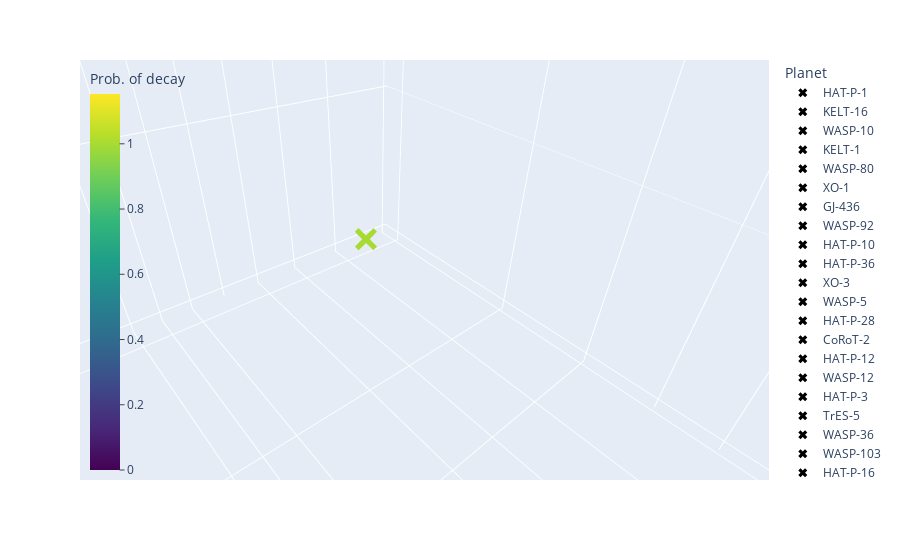

The cell this chart's notebook holds for it:
### Code cell
labels = {"prob_dP_dE_less_than_0": "Prob. of decay", "median_spacing": "Median transit spacing", "transit_count": "Transit count", "median_error_seconds": "Median measurement uncertainty [s]"}
fig = px.scatter_3d(planets, x="transit_count", y="median_spacing", z="median_error_seconds", symbol="Planet", symbol_sequence=["x"], color="prob_dP_dE_less_than_0", color_continuous_scale=px.colors.sequential.Viridis, log_x=True, log_y=True, log_z=True, labels=labels, height=1000)
fig.update_layout(coloraxis_colorbar=dict(yanchor="top", y=1, x=0,
                                          ticks="outside"))
fig.show()

### Figure 1 — Plotly figure (JSON) as saved in the notebook; plotly's stock layout.template omitted (floating-point values rounded to 4 significant figures)
{"data": [{"hovertemplate": "Planet=HAT-P-1<br>Transit count=%{x}<br>Median transit spacing=%{y}<br>Median measurement uncertainty [s]=%{z}<br>Prob. of decay=%{marker.color}<extra></extra>", "legendgroup": "HAT-P-1", "marker": {"color": [0.6527], "coloraxis": "coloraxis", "symbol": "x"}, "mode": "markers", "name": "HAT-P-1", "scene": "scene", "showlegend": true, "type": "scatter3d", "x": [32], "y": [2], "z": [92.45]}, {"hovertemplate": "Planet=KELT-16<br>Transit count=%{x}<br>Median transit spacing=%{y}<br>Median measurement uncertainty [s]=%{z}<br>Prob. of decay=%{marker.color}<extra></extra>", "legendgroup": "KELT-16", "marker": {"color": [1.0], "coloraxis": "coloraxis", "symbol": "x"}, "mode": "markers", "name": "KELT-16", "scene": "scene", "showlegend": true, "type": "scatter3d", "x": [66], "y": [2], "z": [73.44]}, {"hovertemplate": "Planet=WASP-10<br>Transit count=%{x}<br>Median transit spacing=%{y}<br>Median measurement uncertainty [s]=%{z}<br>Prob. of decay=%{marker.color}<extra></extra>", "legendgroup": "WASP-10", "marker": {"color": [1.0], "coloraxis": "coloraxis", "symbol": "x"}, "mode": "markers", "name": "WASP-10", "scene": "scene", "showlegend": true, "type": "scatter3d", "x": [174], "y": [1], "z": [50.54]}, {"hovertemplate": "Planet=KELT-1<br>Transit count=%{x}<br>Median transit spacing=%{y}<br>Median measurement uncertainty [s]=%{z}<br>Prob. of decay=%{marker.color}<extra></extra>", "legendgroup": "KELT-1", "marker": {"color": [1.0], "coloraxis": "coloraxis", "symbol": "x"}, "mode": "markers", "name": "KELT-1", "scene": "scene", "showlegend": true, "type": "scatter3d", "x": [54], "y": [14], "z": [83.38]}, {"hovertemplate": "Planet=WASP-80<br>Transit count=%{x}<br>Median transit spacing=%{y}<br>Median measurement uncertainty [s]=%{z}<br>Prob. of decay=%{marker.color}<extra></extra>", "legendgroup": "WASP-80", "marker": {"color": [0.5185], "coloraxis": "coloraxis", "symbol": "x"}, "mode": "markers", "name": "WASP-80", "scene": "scene", "showlegend": true, "type": "scatter3d", "x": [56], "y": [1], "z": [42.34]}, {"hovertemplate": "Planet=XO-1<br>Transit count=%{x}<br>Median transit spacing=%{y}<br>Median measurement uncertainty [s]=%{z}<br>Prob. of decay=%{marker.color}<extra></extra>", "legendgroup": "XO-1", "marker": {"color": [0.9785], "coloraxis": "coloraxis", "symbol": "x"}, "mode": "markers", "name": "XO-1", "scene": "scene", "showlegend": true, "type": "scatter3d", "x": [94], "y": [2], "z": [70.42]}, {"hovertemplate": "Planet=GJ-436<br>Transit count=%{x}<br>Median transit spacing=%{y}<br>Median measurement uncertainty [s]=%{z}<br>Prob. of decay=%{marker.color}<extra></extra>", "legendgroup": "GJ-436", "marker": {"color": [5.75e-07], "coloraxis": "coloraxis", "symbol": "x"}, "mode": "markers", "name": "GJ-436", "scene": "scene", "showlegend": true, "type": "scatter3d", "x": [101], "y": [4], "z": [69.98]}, {"hovertemplate": "Planet=WASP-92<br>Transit count=%{x}<br>Median transit spacing=%{y}<br>Median measurement uncertainty [s]=%{z}<br>Prob. of decay=%{marker.color}<extra></extra>", "legendgroup": "WASP-92", "marker": {"color": [0.9991], "coloraxis": "coloraxis", "symbol": "x"}, "mode": "markers", "name": "WASP-92", "scene": "scene", "showlegend": true, "type": "scatter3d", "x": [33], "y": [11], "z": [89.86]}, {"hovertemplate": "Planet=HAT-P-10<br>Transit count=%{x}<br>Median transit spacing=%{y}<br>Median measurement uncertainty [s]=%{z}<br>Prob. of decay=%{marker.color}<extra></extra>", "legendgroup": "HAT-P-10", "marker": {"color": [8.681e-13], "coloraxis": "coloraxis", "symbol": "x"}, "mode": "markers", "name": "HAT-P-10", "scene": "scene", "showlegend": true, "type": "scatter3d", "x": [101], "y": [3], "z": [60.48]}, {"hovertemplate": "Planet=HAT-P-36<br>Transit count=%{x}<br>Median transit spacing=%{y}<br>Median measurement uncertainty [s]=%{z}<br>Prob. of decay=%{marker.color}<extra></extra>", "legendgroup": "HAT-P-36", "marker": {"color": [1.176e-11], "coloraxis": "coloraxis", "symbol": "x"}, "mode": "markers", "name": "HAT-P-36", "scene": "scene", "showlegend": true, "type": "scatter3d", "x": [193], "y": [3], "z": [74.3]}, {"hovertemplate": "Planet=XO-3<br>Transit count=%{x}<br>Median transit spacing=%{y}<br>Median measurement uncertainty [s]=%{z}<br>Prob. of decay=%{marker.color}<extra></extra>", "legendgroup": "XO-3", "marker": {"color": [1], "coloraxis": "coloraxis", "symbol": "x"}, "mode": "markers", "name": "XO-3", "scene": "scene", "showlegend": true, "type": "scatter3d", "x": [50], "y": [13], "z": [105.0]}, {"hovertemplate": "Planet=WASP-5<br>Transit count=%{x}<br>Median transit spacing=%{y}<br>Median measurement uncertainty [s]=%{z}<br>Prob. of decay=%{marker.color}<extra></extra>", "legendgroup": "WASP-5", "marker": {"color": [0.06134], "coloraxis": "coloraxis", "symbol": "x"}, "mode": "markers", "name": "WASP-5", "scene": "scene", "showlegend": true, "type": "scatter3d", "x": [40], "y": [26], "z": [42.77]}, {"hovertemplate": "Planet=HAT-P-28<br>Transit count=%{x}<br>Median transit spacing=%{y}<br>Median measurement uncertainty [s]=%{z}<br>Prob. of decay=%{marker.color}<extra></extra>", "legendgroup": "HAT-P-28", "marker": {"color": [0.5082], "coloraxis": "coloraxis", "symbol": "x"}, "mode": "markers", "name": "HAT-P-28", "scene": "scene", "showlegend": true, "type": "scatter3d", "x": [37], "y": [10.5], "z": [94.18]}, {"hovertemplate": "Planet=CoRoT-2<br>Transit count=%{x}<br>Median transit spacing=%{y}<br>Median measurement uncertainty [s]=%{z}<br>Prob. of decay=%{marker.color}<extra></extra>", "legendgroup": "CoRoT-2", "marker": {"color": [8.228e-18], "coloraxis": "coloraxis", "symbol": "x"}, "mode": "markers", "name": "CoRoT-2", "scene": "scene", "showlegend": true, "type": "scatter3d", "x": [91], "y": [4], "z": [50.98]}, {"hovertemplate": "Planet=HAT-P-12<br>Transit count=%{x}<br>Median transit spacing=%{y}<br>Median measurement uncertainty [s]=%{z}<br>Prob. of decay=%{marker.color}<extra></extra>", "legendgroup": "HAT-P-12", "marker": {"color": [0.9829], "coloraxis": "coloraxis", "symbol": "x"}, "mode": "markers", "name": "HAT-P-12", "scene": "scene", "showlegend": true, "type": "scatter3d", "x": [105], "y": [4], "z": [58.75]}, {"hovertemplate": "Planet=WASP-12<br>Transit count=%{x}<br>Median transit spacing=%{y}<br>Median measurement uncertainty [s]=%{z}<br>Prob. of decay=%{marker.color}<extra></extra>", "legendgroup": "WASP-12", "marker": {"color": [1], "coloraxis": "coloraxis", "symbol": "x"}, "mode": "markers", "name": "WASP-12", "scene": "scene", "showlegend": true, "type": "scatter3d", "x": [257], "y": [3.5], "z": [67.39]}, {"hovertemplate": "Planet=HAT-P-3<br>Transit count=%{x}<br>Median transit spacing=%{y}<br>Median measurement uncertainty [s]=%{z}<br>Prob. of decay=%{marker.color}<extra></extra>", "legendgroup": "HAT-P-3", "marker": {"color": [0.9773], "coloraxis": "coloraxis", "symbol": "x"}, "mode": "markers", "name": "HAT-P-3", "scene": "scene", "showlegend": true, "type": "scatter3d", "x": [146], "y": [2], "z": [70.85]}, {"hovertemplate": "Planet=TrES-5<br>Transit count=%{x}<br>Median transit spacing=%{y}<br>Median measurement uncertainty [s]=%{z}<br>Prob. of decay=%{marker.color}<extra></extra>", "legendgroup": "TrES-5", "marker": {"color": [0.9987], "coloraxis": "coloraxis", "symbol": "x"}, "mode": "markers", "name": "TrES-5", "scene": "scene", "showlegend": true, "type": "scatter3d", "x": [233], "y": [2.5], "z": [59.62]}, {"hovertemplate": "Planet=WASP-36<br>Transit count=%{x}<br>Median transit spacing=%{y}<br>Median measurement uncertainty [s]=%{z}<br>Prob. of decay=%{marker.color}<extra></extra>", "legendgroup": "WASP-36", "marker": {"color": [0.01705], "coloraxis": "coloraxis", "symbol": "x"}, "mode": "markers", "name": "WASP-36", "scene": "scene", "showlegend": true, "type": "scatter3d", "x": [50], "y": [10], "z": [82.08]}, {"hovertemplate": "Planet=WASP-103<br>Transit count=%{x}<br>Median transit spacing=%{y}<br>Median measurement uncertainty [s]=%{z}<br>Prob. of decay=%{marker.color}<extra></extra>", "legendgroup": "WASP-103", "marker": {"color": [0.9733], "coloraxis": "coloraxis", "symbol": "x"}, "mode": "markers", "name": "WASP-103", "scene": "scene", "showlegend": true, "type": "scatter3d", "x": [49], "y": [23.5], "z": [93.31]}, {"hovertemplate": "Planet=HAT-P-16<br>Transit count=%{x}<br>Median transit spacing=%{y}<br>Median measurement uncertainty [s]=%{z}<br>Prob. of decay=%{marker.color}<extra></extra>", "legendgroup": "HAT-P-16", "marker": {"color": [0.2589], "coloraxis": "coloraxis", "symbol": "x"}, "mode": "markers", "name": "HAT-P-16", "scene": "scene", "showlegend": true, "type": "scatter3d", "x": [71], "y": [9], "z": [72.58]}, {"hovertemplate": "Planet=HAT-P-32<br>Transit count=%{x}<br>Median transit spacing=%{y}<br>Median measurement uncertainty [s]=%{z}<br>Prob. of decay=%{marker.color}<extra></extra>", "legendgroup": "HAT-P-32", "marker": {"color": [1.0], "coloraxis": "coloraxis", "symbol": "x"}, "mode": "markers", "name": "HAT-P-32", "scene": "scene", "showlegend": true, "type": "scatter3d", "x": [142], "y": [5], "z": [50.11]}, {"hovertemplate": "Planet=WASP-1<br>Transit count=%{x}<br>Median transit spacing=%{y}<br>Median measurement uncertainty [s]=%{z}<br>Prob. of decay=%{marker.color}<extra></extra>", "legendgroup": "WASP-1", "marker": {"color": [0.1099], "coloraxis": "coloraxis", "symbol": "x"}, "mode": "markers", "name": "WASP-1", "scene": "scene", "showlegend": true, "type": "scatter3d", "x": [54], "y": [11], "z": [91.58]}, {"hovertemplate": "Planet=HAT-P-20<br>Transit count=%{x}<br>Median transit spacing=%{y}<br>Median measurement uncertainty [s]=%{z}<br>Prob. of decay=%{marker.color}<extra></extra>", "legendgroup": "HAT-P-20", "marker": {"color": [0.9696], "coloraxis": "coloraxis", "symbol": "x"}, "mode": "markers", "name": "HAT-P-20", "scene": "scene", "showlegend": true, "type": "scatter3d", "x": [105], "y": [5], "z": [52.7]}, {"hovertemplate": "Planet=WASP-43<br>Transit count=%{x}<br>Median transit spacing=%{y}<br>Median measurement uncertainty [s]=%{z}<br>Prob. of decay=%{marker.color}<extra></extra>", "legendgroup": "WASP-43", "marker": {"color": [1.0], "coloraxis": "coloraxis", "symbol": "x"}, "mode": "markers", "name": "WASP-43", "scene": "scene", "showlegend": true, "type": "scatter3d", "x": [162], "y": [6], "z": [48.82]}, {"hovertemplate": "Planet=TrES-1<br>Transit count=%{x}<br>Median transit spacing=%{y}<br>Median measurement uncertainty [s]=%{z}<br>Prob. of decay=%{marker.color}<extra></extra>", "legendgroup": "TrES-1", "marker": {"color": [0.9998], "coloraxis": "coloraxis", "symbol": "x"}, "mode": "markers", "name": "TrES-1", "scene": "scene", "showlegend": true, "type": "scatter3d", "x": [169], "y": [1], "z": [48.38]}, {"hovertemplate": "Planet=HD209458<br>Transit count=%{x}<br>Median transit spacing=%{y}<br>Median measurement uncertainty [s]=%{z}<br>Prob. of decay=%{marker.color}<extra></extra>", "legendgroup": "HD209458", "marker": {"color": [0.2946], "coloraxis": "coloraxis", "symbol": "x"}, "mode": "markers", "name": "HD209458", "scene": "scene", "showlegend": true, "type": "scatter3d", "x": [63], "y": [2], "z": [53.57]}, {"hovertemplate": "Planet=WASP-14<br>Transit count=%{x}<br>Median transit spacing=%{y}<br>Median measurement uncertainty [s]=%{z}<br>Prob. of decay=%{marker.color}<extra></extra>", "legendgroup": "WASP-14", "marker": {"color": [2.557e-09], "coloraxis": "coloraxis", "symbol": "x"}, "mode": "markers", "name": "WASP-14", "scene": "scene", "showlegend": true, "type": "scatter3d", "x": [36], "y": [12], "z": [94.61]}, {"hovertemplate": "Planet=TrES-3<br>Transit count=%{x}<br>Median transit spacing=%{y}<br>Median measurement uncertainty [s]=%{z}<br>Prob. of decay=%{marker.color}<extra></extra>", "legendgroup": "TrES-3", "marker": {"color": [1.0], "coloraxis": "coloraxis", "symbol": "x"}, "mode": "markers", "name": "TrES-3", "scene": "scene", "showlegend": true, "type": "scatter3d", "x": [465], "y": [3], "z": [56.16]}, {"hovertemplate": "Planet=HAT-P-5<br>Transit count=%{x}<br>Median transit spacing=%{y}<br>Median measurement uncertainty [s]=%{z}<br>Prob. of decay=%{marker.color}<extra></extra>", "legendgroup": "HAT-P-5", "marker": {"color": [1.0], "coloraxis": "coloraxis", "symbol": "x"}, "mode": "markers", "name": "HAT-P-5", "scene": "scene", "showlegend": true, "type": "scatter3d", "x": [73], "y": [5.5], "z": [95.04]}, {"hovertemplate": "Planet=Qatar-1<br>Transit count=%{x}<br>Median transit spacing=%{y}<br>Median measurement uncertainty [s]=%{z}<br>Prob. of decay=%{marker.color}<extra></extra>", "legendgroup": "Qatar-1", "marker": {"color": [0.7888], "coloraxis": "coloraxis", "symbol": "x"}, "mode": "markers", "name": "Qatar-1", "scene": "scene", "showlegend": true, "type": "scatter3d", "x": [417], "y": [4], "z": [52.7]}, {"hovertemplate": "Planet=WASP-65<br>Transit count=%{x}<br>Median transit spacing=%{y}<br>Median measurement uncertainty [s]=%{z}<br>Prob. of decay=%{marker.color}<extra></extra>", "legendgroup": "WASP-65", "marker": {"color": [0.607], "coloraxis": "coloraxis", "symbol": "x"}, "mode": "markers", "name": "WASP-65", "scene": "scene", "showlegend": true, "type": "scatter3d", "x": [39], "y": [7.5], "z": [76.03]}, {"hovertemplate": "Planet=HAT-P-18<br>Transit count=%{x}<br>Median transit spacing=%{y}<br>Median measurement uncertainty [s]=%{z}<br>Prob. of decay=%{marker.color}<extra></extra>", "legendgroup": "HAT-P-18", "marker": {"color": [0.9904], "coloraxis": "coloraxis", "symbol": "x"}, "mode": "markers", "name": "HAT-P-18", "scene": "scene", "showlegend": true, "type": "scatter3d", "x": [36], "y": [2], "z": [83.38]}, {"hovertemplate": "Planet=HAT-P-22<br>Transit count=%{x}<br>Median transit spacing=%{y}<br>Median measurement uncertainty [s]=%{z}<br>Prob. of decay=%{marker.color}<extra></extra>", "legendgroup": "HAT-P-22", "marker": {"color": [1.0], "coloraxis": "coloraxis", "symbol": "x"}, "mode": "markers", "name": "HAT-P-22", "scene": "scene", "showlegend": true, "type": "scatter3d", "x": [62], "y": [5], "z": [72.58]}, {"hovertemplate": "Planet=HAT-P-53<br>Transit count=%{x}<br>Median transit spacing=%{y}<br>Median measurement uncertainty [s]=%{z}<br>Prob. of decay=%{marker.color}<extra></extra>", "legendgroup": "HAT-P-53", "marker": {"color": [1.0], "coloraxis": "coloraxis", "symbol": "x"}, "mode": "markers", "name": "HAT-P-53", "scene": "scene", "showlegend": true, "type": "scatter3d", "x": [36], "y": [23], "z": [118.4]}, {"hovertemplate": "Planet=WASP-3<br>Transit count=%{x}<br>Median transit spacing=%{y}<br>Median measurement uncertainty [s]=%{z}<br>Prob. of decay=%{marker.color}<extra></extra>", "legendgroup": "WASP-3", "marker": {"color": [0.3706], "coloraxis": "coloraxis", "symbol": "x"}, "mode": "markers", "name": "WASP-3", "scene": "scene", "showlegend": true, "type": "scatter3d", "x": [159], "y": [6.5], "z": [79.49]}, {"hovertemplate": "Planet=XO-5<br>Transit count=%{x}<br>Median transit spacing=%{y}<br>Median measurement uncertainty [s]=%{z}<br>Prob. of decay=%{marker.color}<extra></extra>", "legendgroup": "XO-5", "marker": {"color": [1.797e-35], "coloraxis": "coloraxis", "symbol": "x"}, "mode": "markers", "name": "XO-5", "scene": "scene", "showlegend": true, "type": "scatter3d", "x": [57], "y": [6.5], "z": [101.1]}, {"hovertemplate": "Planet=HAT-P-30<br>Transit count=%{x}<br>Median transit spacing=%{y}<br>Median measurement uncertainty [s]=%{z}<br>Prob. of decay=%{marker.color}<extra></extra>", "legendgroup": "HAT-P-30", "marker": {"color": [0.9069], "coloraxis": "coloraxis", "symbol": "x"}, "mode": "markers", "name": "HAT-P-30", "scene": "scene", "showlegend": true, "type": "scatter3d", "x": [52], "y": [6], "z": [106.7]}, {"hovertemplate": "Planet=HAT-P-11<br>Transit count=%{x}<br>Median transit spacing=%{y}<br>Median measurement uncertainty [s]=%{z}<br>Prob. of decay=%{marker.color}<extra></extra>", "legendgroup": "HAT-P-11", "marker": {"color": [0.9994], "coloraxis": "coloraxis", "symbol": "x"}, "mode": "markers", "name": "HAT-P-11", "scene": "scene", "showlegend": true, "type": "scatter3d", "x": [36], "y": [1], "z": [10.37]}, {"hovertemplate": "Planet=Kepler-17<br>Transit count=%{x}<br>Median transit spacing=%{y}<br>Median measurement uncertainty [s]=%{z}<br>Prob. of decay=%{marker.color}<extra></extra>", "legendgroup": "Kepler-17", "marker": {"color": [0.0007525], "coloraxis": "coloraxis", "symbol": "x"}, "mode": "markers", "name": "Kepler-17", "scene": "scene", "showlegend": true, "type": "scatter3d", "x": [74], "y": [8], "z": [104.1]}, {"hovertemplate": "Planet=CoRoT-1<br>Transit count=%{x}<br>Median transit spacing=%{y}<br>Median measurement uncertainty [s]=%{z}<br>Prob. of decay=%{marker.color}<extra></extra>", "legendgroup": "CoRoT-1", "marker": {"color": [0.1389], "coloraxis": "coloraxis", "symbol": "x"}, "mode": "markers", "name": "CoRoT-1", "scene": "scene", "showlegend": true, "type": "scatter3d", "x": [80], "y": [1], "z": [52.7]}, {"hovertemplate": "Planet=HAT-P-56<br>Transit count=%{x}<br>Median transit spacing=%{y}<br>Median measurement uncertainty [s]=%{z}<br>Prob. of decay=%{marker.color}<extra></extra>", "legendgroup": "HAT-P-56", "marker": {"color": [0.9999], "coloraxis": "coloraxis", "symbol": "x"}, "mode": "markers", "name": "HAT-P-56", "scene": "scene", "showlegend": true, "type": "scatter3d", "x": [42], "y": [5], "z": [103.2]}, {"hovertemplate": "Planet=HAT-P-27<br>Transit count=%{x}<br>Median transit spacing=%{y}<br>Median measurement uncertainty [s]=%{z}<br>Prob. of decay=%{marker.color}<extra></extra>", "legendgroup": "HAT-P-27", "marker": {"color": [0.333], "coloraxis": "coloraxis", "symbol": "x"}, "mode": "markers", "name": "HAT-P-27", "scene": "scene", "showlegend": true, "type": "scatter3d", "x": [58], "y": [4], "z": [89.42]}, {"hovertemplate": "Planet=HAT-P-44<br>Transit count=%{x}<br>Median transit spacing=%{y}<br>Median measurement uncertainty [s]=%{z}<br>Prob. of decay=%{marker.color}<extra></extra>", "legendgroup": "HAT-P-44", "marker": {"color": [0.9755], "coloraxis": "coloraxis", "symbol": "x"}, "mode": "markers", "name": "HAT-P-44", "scene": "scene", "showlegend": true, "type": "scatter3d", "x": [38], "y": [10], "z": [76.9]}, {"hovertemplate": "Planet=WASP-93<br>Transit count=%{x}<br>Median transit spacing=%{y}<br>Median measurement uncertainty [s]=%{z}<br>Prob. of decay=%{marker.color}<extra></extra>", "legendgroup": "WASP-93", "marker": {"color": [1.0], "coloraxis": "coloraxis", "symbol": "x"}, "mode": "markers", "name": "WASP-93", "scene": "scene", "showlegend": true, "type": "scatter3d", "x": [43], "y": [7.5], "z": [109.7]}, {"hovertemplate": "Planet=WASP-48<br>Transit count=%{x}<br>Median transit spacing=%{y}<br>Median measurement uncertainty [s]=%{z}<br>Prob. of decay=%{marker.color}<extra></extra>", "legendgroup": "WASP-48", "marker": {"color": [1.0], "coloraxis": "coloraxis", "symbol": "x"}, "mode": "markers", "name": "WASP-48", "scene": "scene", "showlegend": true, "type": "scatter3d", "x": [79], "y": [8.5], "z": [131.3]}, {"hovertemplate": "Planet=Qatar-4<br>Transit count=%{x}<br>Median transit spacing=%{y}<br>Median measurement uncertainty [s]=%{z}<br>Prob. of decay=%{marker.color}<extra></extra>", "legendgroup": "Qatar-4", "marker": {"color": [2.997e-08], "coloraxis": "coloraxis", "symbol": "x"}, "mode": "markers", "name": "Qatar-4", "scene": "scene", "showlegend": true, "type": "scatter3d", "x": [78], "y": [5], "z": [63.5]}, {"hovertemplate": "Planet=WASP-46<br>Transit count=%{x}<br>Median transit spacing=%{y}<br>Median measurement uncertainty [s]=%{z}<br>Prob. of decay=%{marker.color}<extra></extra>", "legendgroup": "WASP-46", "marker": {"color": [9.574e-05], "coloraxis": "coloraxis", "symbol": "x"}, "mode": "markers", "name": "WASP-46", "scene": "scene", "showlegend": true, "type": "scatter3d", "x": [48], "y": [14], "z": [41.47]}, {"hovertemplate": "Planet=TrES-4<br>Transit count=%{x}<br>Median transit spacing=%{y}<br>Median measurement uncertainty [s]=%{z}<br>Prob. of decay=%{marker.color}<extra></extra>", "legendgroup": "TrES-4", "marker": {"color": [0.938], "coloraxis": "coloraxis", "symbol": "x"}, "mode": "markers", "name": "TrES-4", "scene": "scene", "showlegend": true, "type": "scatter3d", "x": [32], "y": [16], "z": [113.6]}, {"hovertemplate": "Planet=HAT-P-13<br>Transit count=%{x}<br>Median transit spacing=%{y}<br>Median measurement uncertainty [s]=%{z}<br>Prob. of decay=%{marker.color}<extra></extra>", "legendgroup": "HAT-P-13", "marker": {"color": [8.073e-52], "coloraxis": "coloraxis", "symbol": "x"}, "mode": "markers", "name": "HAT-P-13", "scene": "scene", "showlegend": true, "type": "scatter3d", "x": [74], "y": [4], "z": [107.6]}, {"hovertemplate": "Planet=HAT-P-25<br>Transit count=%{x}<br>Median transit spacing=%{y}<br>Median measurement uncertainty [s]=%{z}<br>Prob. of decay=%{marker.color}<extra></extra>", "legendgroup": "HAT-P-25", "marker": {"color": [0.947], "coloraxis": "coloraxis", "symbol": "x"}, "mode": "markers", "name": "HAT-P-25", "scene": "scene", "showlegend": true, "type": "scatter3d", "x": [50], "y": [6], "z": [88.99]}, {"hovertemplate": "Planet=HAT-P-54<br>Transit count=%{x}<br>Median transit spacing=%{y}<br>Median measurement uncertainty [s]=%{z}<br>Prob. of decay=%{marker.color}<extra></extra>", "legendgroup": "HAT-P-54", "marker": {"color": [3.968e-66], "coloraxis": "coloraxis", "symbol": "x"}, "mode": "markers", "name": "HAT-P-54", "scene": "scene", "showlegend": true, "type": "scatter3d", "x": [72], "y": [4], "z": [59.62]}, {"hovertemplate": "Planet=WASP-4<br>Transit count=%{x}<br>Median transit spacing=%{y}<br>Median measurement uncertainty [s]=%{z}<br>Prob. of decay=%{marker.color}<extra></extra>", "legendgroup": "WASP-4", "marker": {"color": [0.7569], "coloraxis": "coloraxis", "symbol": "x"}, "mode": "markers", "name": "WASP-4", "scene": "scene", "showlegend": true, "type": "scatter3d", "x": [63], "y": [14.5], "z": [33.7]}, {"hovertemplate": "Planet=XO-2<br>Transit count=%{x}<br>Median transit spacing=%{y}<br>Median measurement uncertainty [s]=%{z}<br>Prob. of decay=%{marker.color}<extra></extra>", "legendgroup": "XO-2", "marker": {"color": [0.002086], "coloraxis": "coloraxis", "symbol": "x"}, "mode": "markers", "name": "XO-2", "scene": "scene", "showlegend": true, "type": "scatter3d", "x": [145], "y": [4], "z": [75.17]}, {"hovertemplate": "Planet=HAT-P-37<br>Transit count=%{x}<br>Median transit spacing=%{y}<br>Median measurement uncertainty [s]=%{z}<br>Prob. of decay=%{marker.color}<extra></extra>", "legendgroup": "HAT-P-37", "marker": {"color": [0.3036], "coloraxis": "coloraxis", "symbol": "x"}, "mode": "markers", "name": "HAT-P-37", "scene": "scene", "showlegend": true, "type": "scatter3d", "x": [116], "y": [5], "z": [72.14]}, {"hovertemplate": "Planet=Qatar-2<br>Transit count=%{x}<br>Median transit spacing=%{y}<br>Median measurement uncertainty [s]=%{z}<br>Prob. of decay=%{marker.color}<extra></extra>", "legendgroup": "Qatar-2", "marker": {"color": [0.6735], "coloraxis": "coloraxis", "symbol": "x"}, "mode": "markers", "name": "Qatar-2", "scene": "scene", "showlegend": true, "type": "scatter3d", "x": [84], "y": [5], "z": [60.91]}, {"hovertemplate": "Planet=HAT-P-6<br>Transit count=%{x}<br>Median transit spacing=%{y}<br>Median measurement uncertainty [s]=%{z}<br>Prob. of decay=%{marker.color}<extra></extra>", "legendgroup": "HAT-P-6", "marker": {"color": [0], "coloraxis": "coloraxis", "symbol": "x"}, "mode": "markers", "name": "HAT-P-6", "scene": "scene", "showlegend": true, "type": "scatter3d", "x": [38], "y": [19], "z": [110.2]}, {"hovertemplate": "Planet=WASP-33<br>Transit count=%{x}<br>Median transit spacing=%{y}<br>Median measurement uncertainty [s]=%{z}<br>Prob. of decay=%{marker.color}<extra></extra>", "legendgroup": "WASP-33", "marker": {"color": [0.2254], "coloraxis": "coloraxis", "symbol": "x"}, "mode": "markers", "name": "WASP-33", "scene": "scene", "showlegend": true, "type": "scatter3d", "x": [164], "y": [6], "z": [65.66]}, {"hovertemplate": "Planet=WASP-50<br>Transit count=%{x}<br>Median transit spacing=%{y}<br>Median measurement uncertainty [s]=%{z}<br>Prob. of decay=%{marker.color}<extra></extra>", "legendgroup": "WASP-50", "marker": {"color": [0.1583], "coloraxis": "coloraxis", "symbol": "x"}, "mode": "markers", "name": "WASP-50", "scene": "scene", "showlegend": true, "type": "scatter3d", "x": [63], "y": [8], "z": [70.85]}, {"hovertemplate": "Planet=XO-6<br>Transit count=%{x}<br>Median transit spacing=%{y}<br>Median measurement uncertainty [s]=%{z}<br>Prob. of decay=%{marker.color}<extra></extra>", "legendgroup": "XO-6", "marker": {"color": [0.9664], "coloraxis": "coloraxis", "symbol": "x"}, "mode": "markers", "name": "XO-6", "scene": "scene", "showlegend": true, "type": "scatter3d", "x": [41], "y": [5], "z": [85.54]}, {"hovertemplate": "Planet=KPS-1<br>Transit count=%{x}<br>Median transit spacing=%{y}<br>Median measurement uncertainty [s]=%{z}<br>Prob. of decay=%{marker.color}<extra></extra>", "legendgroup": "KPS-1", "marker": {"color": [0.5774], "coloraxis": "coloraxis", "symbol": "x"}, "mode": "markers", "name": "KPS-1", "scene": "scene", "showlegend": true, "type": "scatter3d", "x": [61], "y": [3], "z": [81.22]}, {"hovertemplate": "Planet=HD189733<br>Transit count=%{x}<br>Median transit spacing=%{y}<br>Median measurement uncertainty [s]=%{z}<br>Prob. of decay=%{marker.color}<extra></extra>", "legendgroup": "HD189733", "marker": {"color": [3.74e-09], "coloraxis": "coloraxis", "symbol": "x"}, "mode": "markers", "name": "HD189733", "scene": "scene", "showlegend": true, "type": "scatter3d", "x": [206], "y": [4], "z": [41.04]}, {"hovertemplate": "Planet=HAT-P-23<br>Transit count=%{x}<br>Median transit spacing=%{y}<br>Median measurement uncertainty [s]=%{z}<br>Prob. of decay=%{marker.color}<extra></extra>", "legendgroup": "HAT-P-23", "marker": {"color": [0.9961], "coloraxis": "coloraxis", "symbol": "x"}, "mode": "markers", "name": "HAT-P-23", "scene": "scene", "showlegend": true, "type": "scatter3d", "x": [114], "y": [6], "z": [69.12]}, {"hovertemplate": "Planet=WASP-2<br>Transit count=%{x}<br>Median transit spacing=%{y}<br>Median measurement uncertainty [s]=%{z}<br>Prob. of decay=%{marker.color}<extra></extra>", "legendgroup": "WASP-2", "marker": {"color": [0.9383], "coloraxis": "coloraxis", "symbol": "x"}, "mode": "markers", "name": "WASP-2", "scene": "scene", "showlegend": true, "type": "scatter3d", "x": [127], "y": [6], "z": [62.21]}, {"hovertemplate": "Planet=HAT-P-19<br>Transit count=%{x}<br>Median transit spacing=%{y}<br>Median measurement uncertainty [s]=%{z}<br>Prob. of decay=%{marker.color}<extra></extra>", "legendgroup": "HAT-P-19", "marker": {"color": [0.9972], "coloraxis": "coloraxis", "symbol": "x"}, "mode": "markers", "name": "HAT-P-19", "scene": "scene", "showlegend": true, "type": "scatter3d", "x": [88], "y": [1], "z": [60.48]}, {"hovertemplate": "Planet=HAT-P-8<br>Transit count=%{x}<br>Median transit spacing=%{y}<br>Median measurement uncertainty [s]=%{z}<br>Prob. of decay=%{marker.color}<extra></extra>", "legendgroup": "HAT-P-8", "marker": {"color": [0.8696], "coloraxis": "coloraxis", "symbol": "x"}, "mode": "markers", "name": "HAT-P-8", "scene": "scene", "showlegend": true, "type": "scatter3d", "x": [37], "y": [1], "z": [112.3]}, {"hovertemplate": "Planet=WASP-19<br>Transit count=%{x}<br>Median transit spacing=%{y}<br>Median measurement uncertainty [s]=%{z}<br>Prob. of decay=%{marker.color}<extra></extra>", "legendgroup": "WASP-19", "marker": {"color": [0.9473], "coloraxis": "coloraxis", "symbol": "x"}, "mode": "markers", "name": "WASP-19", "scene": "scene", "showlegend": true, "type": "scatter3d", "x": [57], "y": [19], "z": [40.61]}, {"hovertemplate": "Planet=TrES-2<br>Transit count=%{x}<br>Median transit spacing=%{y}<br>Median measurement uncertainty [s]=%{z}<br>Prob. of decay=%{marker.color}<extra></extra>", "legendgroup": "TrES-2", "marker": {"color": [0.6617], "coloraxis": "coloraxis", "symbol": "x"}, "mode": "markers", "name": "TrES-2", "scene": "scene", "showlegend": true, "type": "scatter3d", "x": [270], "y": [2], "z": [76.03]}, {"hovertemplate": "Planet=WASP-52<br>Transit count=%{x}<br>Median transit spacing=%{y}<br>Median measurement uncertainty [s]=%{z}<br>Prob. of decay=%{marker.color}<extra></extra>", "legendgroup": "WASP-52", "marker": {"color": [1.0], "coloraxis": "coloraxis", "symbol": "x"}, "mode": "markers", "name": "WASP-52", "scene": "scene", "showlegend": true, "type": "scatter3d", "x": [140], "y": [4], "z": [45.36]}, {"hovertemplate": "Planet=GJ-1214<br>Transit count=%{x}<br>Median transit spacing=%{y}<br>Median measurement uncertainty [s]=%{z}<br>Prob. of decay=%{marker.color}<extra></extra>", "legendgroup": "GJ-1214", "marker": {"color": [0.218], "coloraxis": "coloraxis", "symbol": "x"}, "mode": "markers", "name": "GJ-1214", "scene": "scene", "showlegend": true, "type": "scatter3d", "x": [82], "y": [5], "z": [31.54]}, {"hovertemplate": "Planet=WASP-104<br>Transit count=%{x}<br>Median transit spacing=%{y}<br>Median measurement uncertainty [s]=%{z}<br>Prob. of decay=%{marker.color}<extra></extra>", "legendgroup": "WASP-104", "marker": {"color": [1], "coloraxis": "coloraxis", "symbol": "x"}, "mode": "markers", "name": "WASP-104", "scene": "scene", "showlegend": true, "type": "scatter3d", "x": [55], "y": [4], "z": [82.08]}], "layout": {"autosize": true, "coloraxis": {"colorbar": {"ticks": "outside", "title": {"text": "Prob. of decay"}, "x": 0, "y": 1, "yanchor": "top"}, "colorscale": [[0, "#440154"], [0.1111, "#482878"], [0.2222, "#3e4989"], [0.3333, "#31688e"], [0.4444, "#26828e"], [0.5556, "#1f9e89"], [0.6667, "#35b779"], [0.7778, "#6ece58"], [0.8889, "#b5de2b"], [1, "#fde725"]]}, "legend": {"title": {"text": "Planet"}, "tracegroupgap": 0}, "margin": {"t": 60}, "scene": {"aspectmode": "auto", "aspectratio": {"x": 0.9531, "y": 1.16, "z": 0.9042}, "camera": {"center": {"x": 0, "y": 0, "z": 0}, "eye": {"x": 0.005774, "y": 0.005774, "z": 0.005774}, "projection": {"type": "perspective"}, "up": {"x": 0.04155, "y": -0.03989, "z": 0.9983}}, "domain": {"x": [0, 1], "y": [0, 1]}, "xaxis": {"title": {"text": "Transit count"}, "type": "log"}, "yaxis": {"title": {"text": "Median transit spacing"}, "type": "log"}, "zaxis": {"title": {"text": "Median measurement uncertainty [s]"}, "type": "log"}}}}
